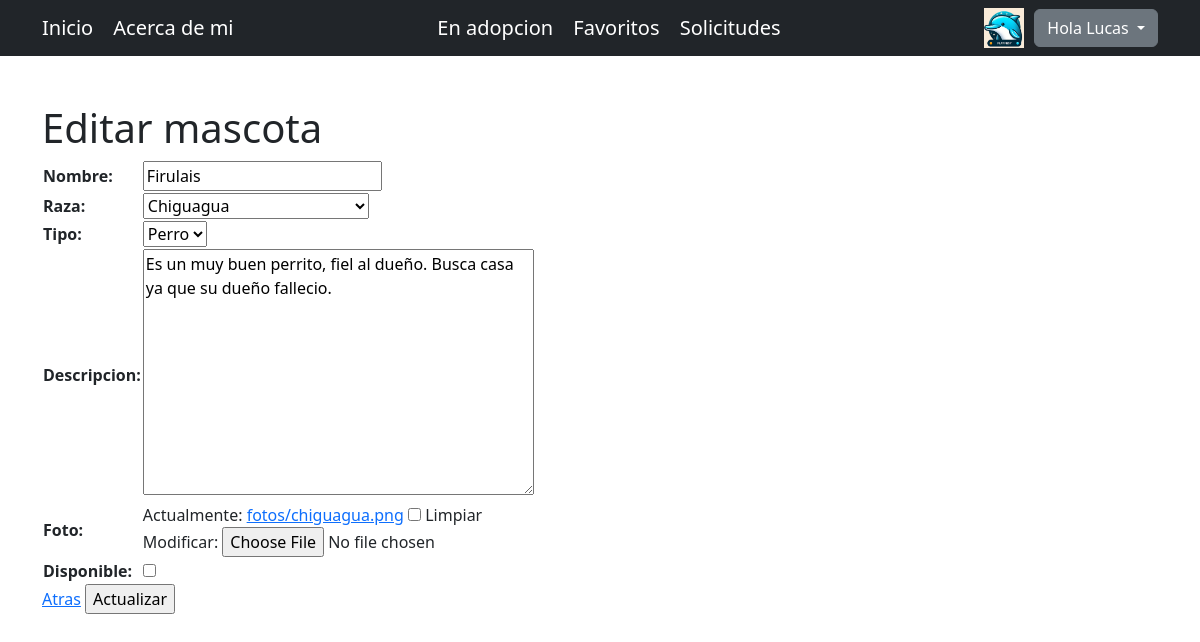
Screenshot of /editar_mascota/1/ (signed in) with the database file from the repository.
### app_proyecto/models.py (models this page shows, shortened)
class Avatar(models.Model):
    usuario =models.OneToOneField(User, on_delete=models.CASCADE)
    imagen = models.ImageField(upload_to="avatares", null=True, blank=True)

class Mascota(models.Model):
    TIPO = [('PERRO', 'Perro'),('GATO', 'Gato'),('OTRO', 'Otro'),]
    nombre = models.CharField(max_length=50)
    raza = models.ForeignKey(Raza, on_delete=models.CASCADE)
    tipo = models.CharField(max_length=10, choices=TIPO)
    descripcion = models.TextField()
    foto = models.ImageField(upload_to='fotos', null=True, blank=True, default=None)
    disponible = models.BooleanField(default=True)

class Raza(models.Model):
    nombre = models.CharField(max_length=100)
    origen = models.CharField(max_length=100)
    tamanio_promedio = models.CharField(max_length=50)
    esperanza_de_vida = models.IntegerField()
    descripcion = models.TextField()
    def __str__(self):
        return self.nombre

### app_proyecto/views.py (the view)
# urls.py: path("editar_mascota/<id_mascota>/", editar_mascota, name="Editar_Mascota"),
@login_required
def editar_mascota(request, id_mascota):
    mascota = Mascota.objects.get(id=id_mascota)
    if request.method == "POST":
        formulario = Mascota_Form(request.POST, request.FILES, instance=mascota)
        if formulario.is_valid():
            formulario.save()
            return redirect('Listar_Mascota')
    else:
        formulario = Mascota_Form(instance=mascota)
    return render(request, "mascota/editar_mascota.html", {"formulario":formulario , "id": id_mascota})

### app_proyecto/forms.py
class Mascota_Form(forms.ModelForm):
    TIPO = [('PERRO', 'Perro'),('GATO', 'Gato'),('OTRO', 'Otro'),]
    nombre = forms.CharField(max_length=50)
    raza = forms.ModelChoiceField(queryset=Raza.objects.all())
    tipo = forms.ChoiceField(choices=TIPO)
    descripcion = forms.CharField(widget=forms.Textarea)
    foto = forms.ImageField(required=False)
    disponible = forms.BooleanField(initial=True, required=False)
    class Meta:
        model = Mascota
        fields = '__all__'

### app_proyecto/templates/mascota/editar_mascota.html
{% extends "app_proyecto/padre.html" %}
{% load static %}
{% block titulo %}
<h1>Editar mascota</h1>
{% endblock %}
{% block contenido %}
<form action="" method="POST" enctype = "multipart/form-data"> {% csrf_token %}
    <table>
        {{ formulario.as_table }}
    </table>
    <a href="{% url 'Listar_Mascota' %}" class="card-link">Atras</a>
    <input type="submit", value="Actualizar">
</form>
{% endblock %}

### app_proyecto/templates/app_proyecto/padre.html (shortened to what this page needs)
<!DOCTYPE html>
<html lang="es">
<head>
    <link href="https://cdn.jsdelivr.net/npm/bootstrap@5.3.0-alpha1/dist/css/bootstrap.min.css" rel="stylesheet">
</head>
<body>
    <nav class="navbar navbar-dark bg-dark bg-light static-top">
        <div class="container">
            <div class="navbar-brand-group">
                <a class="navbar-brand" href="{% url 'Home' %}">Inicio</a>
                <a class="navbar-brand" href="{% url 'About' %}">Acerca de mi</a>
            </div>
            {% if user.is_authenticated %}
            <div class="navbar-brand-group">
                <a class="navbar-brand" href="{% url 'En_Adopcion' %}">En adopcion</a>
                {% if not request.user.is_superuser %}
                <a class="navbar-brand" href="{% url 'Listar_Favorito' %}">Favoritos</a>
                {% endif %}
                <a class="navbar-brand" href="{% url 'Listar_Solicitud' %}">Solicitudes</a>
            </div>
            <div class="navbar-brand-group d-flex align-items-center">
                <img src="{{user.avatar.imagen.url}}" width="40px" height="40px" alt="default.png" style="margin-right: 10px;">
                <div class="dropdown">
                    <button class="btn btn-secondary dropdown-toggle" type="button" id="dropdownMenuButton" data-bs-toggle="dropdown" aria-expanded="false">
                        Hola {{user.first_name}}
                    </button>
                </div>
            </div>
            {% else %}
            <div class="navbar-brand-group" style="text-align: right;">
                <a class="btn btn-primary" href="{% url 'Registrar' %}">Registrarse</a>
                <a class="btn btn-primary" href="{% url 'Loguin' %}">Iniciar Sesion</a>
            </div>
            {% endif %}
        </div>
    </nav>
<div class="container my-5">
  <div class="row">
    {% block titulo %}
    {% endblock titulo %}
    {% block contenido %}
    {% endblock contenido %}
  </div>
</div>
</body>
</html>

### rows the page displays
Mascota: nombre "Firulais", raza "Chiguagua", tipo "Perro", descripcion "Es un muy buen perrito, fiel al dueño. Busca casa ya que su dueño fallecio."

### other values shown
{{ user.first_name }} "Lucas"
